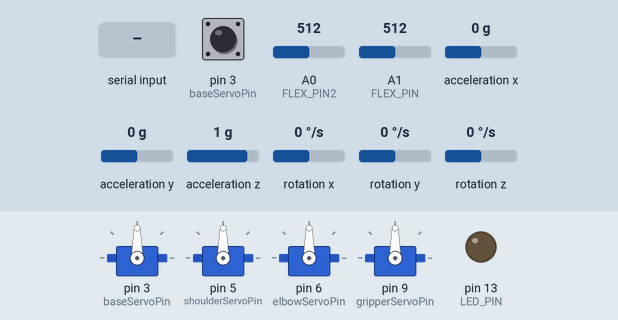
Recording of a sketch running on a simulated Arduino Leonardo, built with avr-gcc and run on an emulated ATmega32U4. Parts: 4 × servo, output pins drawn as LEDs (lit = HIGH). Dashed ring = blinking. The test bench sets the inputs (shaded band); at power-on: acceleration x 0 g, A0 (FLEX_PIN2) = 512, A1 (FLEX_PIN) = 512, acceleration y 0 g, acceleration z 1 g, pin 3 (baseServoPin) HIGH, rotation x 0 °/s, rotation y 0 °/s, rotation z 0 °/s. The sensor or clock chip raises its interrupt line as the real part does; what the sketch prints to the serial monitor is not drawn.

Above: at 0.8 s.
0.9 s: "1\n" received over Serial
At 2.3 s:
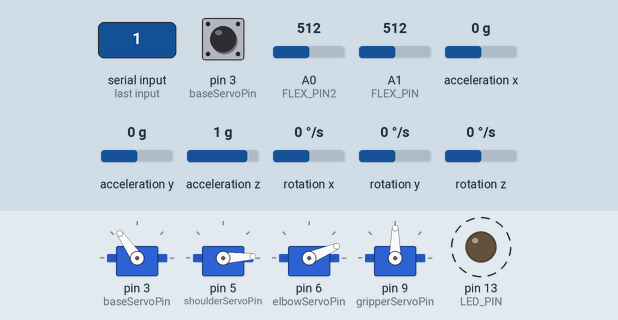
3.2 s: acceleration x set to -1.4 g
At 4.1 s:
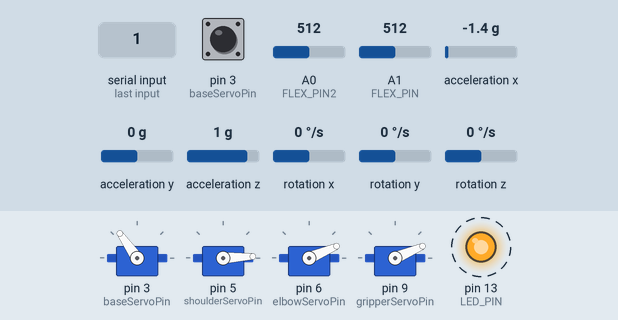
4.7 s: A0 (FLEX_PIN2) set to 992
At 5.1 s:
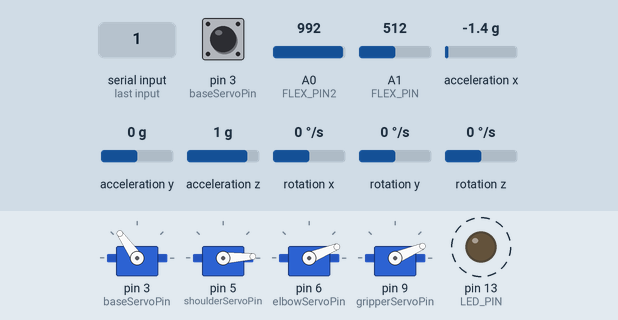
7.7 s: A1 (FLEX_PIN) set to 30
At 8.1 s:
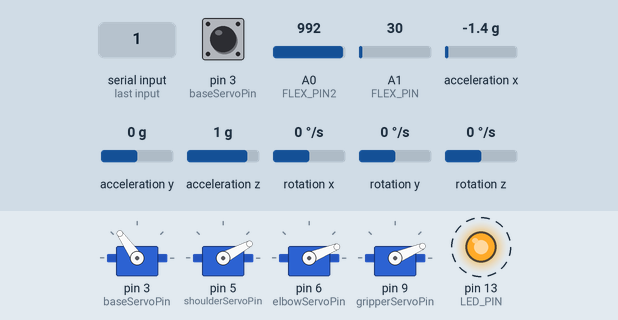
10.7 s: acceleration y set to -1.4 g
At 11.2 s:
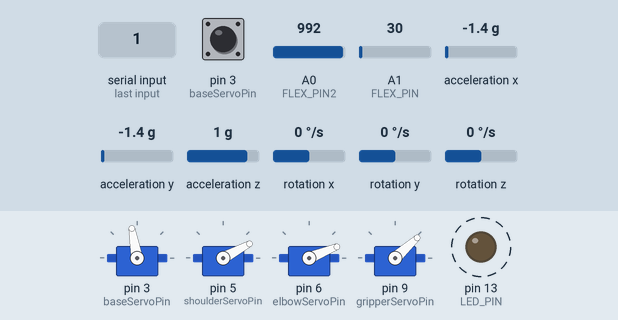
13.7 s: acceleration z set to -1.4 g
At 14.6 s:
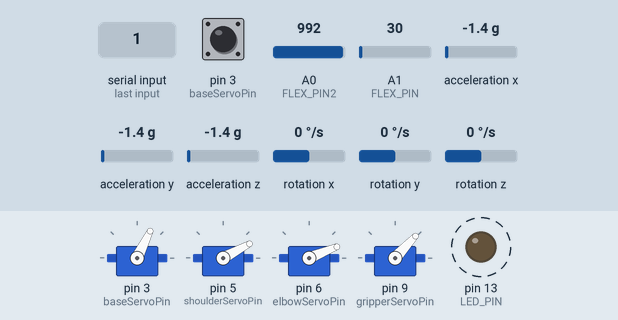
Timing chart, 0 to 17.7 s (numbered marks = the images above; inputs shaded):
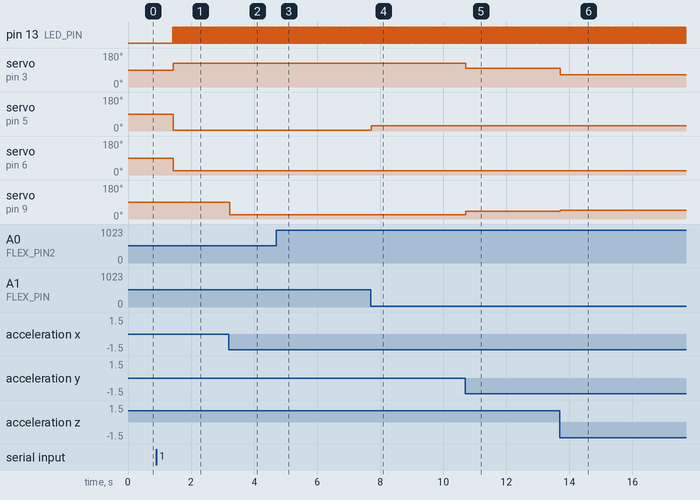

Measured:
- after the input at 0.9 s, pin 13 (LED_PIN): alternates HIGH for 0.02 s and LOW for 0.02 s, starting after 0.52 s; servo on pin 3 (baseServoPin): 90° → 125° after 0.54 s; servo on pin 5 (shoulderServoPin): 90° → 3° after 0.54 s; servo on pin 6 (elbowServoPin): 90° → 23° after 0.54 s
- after the input at 3.2 s, servo on pin 9 (gripperServoPin): 90° → 23° at once
- after the input at 4.7 s, servo on pin 6 (elbowServoPin): 23° → 22° at once
- after the input at 7.7 s, servo on pin 5 (shoulderServoPin): 3° → 28° at once
- after the input at 10.7 s, servo on pin 3 (baseServoPin): 125° → 100° at once; servo on pin 9 (gripperServoPin): 23° → 42° at once
- after the input at 13.7 s, servo on pin 3 (baseServoPin): 100° → 64° at once; servo on pin 9 (gripperServoPin): 42° → 47° at once

The sketch:

gyro_3719.ino
```cpp
// I2C device class (I2Cdev) demonstration Arduino sketch for MPU6050 class using DMP (MotionApps v2.0)
// 6/21/2012 by Jeff Rowberg <jeff@rowberg.net>
// Updates should (hopefully) always be available at https://github.com/jrowberg/i2cdevlib
//
// Changelog:
//      2013-05-08 - added seamless Fastwire support
//                 - added note about gyro calibration
//      2012-06-21 - added note about Arduino 1.0.1 + Leonardo compatibility error
//      2012-06-20 - improved FIFO overflow handling and simplified read process
//      2012-06-19 - completely rearranged DMP initialization code and simplification
//      2012-06-13 - pull gyro and accel data from FIFO packet instead of reading directly
//      2012-06-09 - fix broken FIFO read sequence and change interrupt detection to RISING
//      2012-06-05 - add gravity-compensated initial reference frame acceleration output
//                 - add 3D math helper file to DMP6 example sketch
//                 - add Euler output and Yaw/Pitch/Roll output formats
//      2012-06-04 - remove accel offset clearing for better results (thanks Sungon Lee)
//      2012-06-01 - fixed gyro sensitivity to be 2000 deg/sec instead of 250
//      2012-05-30 - basic DMP initialization working

/* ============================================
I2Cdev device library code is placed under the MIT license
Copyright (c) 2012 Jeff Rowberg

Permission is hereby granted, free of charge, to any person obtaining a copy
of this software and associated documentation files (the "Software"), to deal
in the Software without restriction, including without limitation the rights
to use, copy, modify, merge, publish, distribute, sublicense, and/or sell
copies of the Software, and to permit persons to whom the Software is
furnished to do so, subject to the following conditions:

The above copyright notice and this permission notice shall be included in
all copies or substantial portions of the Software.

THE SOFTWARE IS PROVIDED "AS IS", WITHOUT WARRANTY OF ANY KIND, EXPRESS OR
IMPLIED, INCLUDING BUT NOT LIMITED TO THE WARRANTIES OF MERCHANTABILITY,
FITNESS FOR A PARTICULAR PURPOSE AND NONINFRINGEMENT. IN NO EVENT SHALL THE
AUTHORS OR COPYRIGHT HOLDERS BE LIABLE FOR ANY CLAIM, DAMAGES OR OTHER
LIABILITY, WHETHER IN AN ACTION OF CONTRACT, TORT OR OTHERWISE, ARISING FROM,
OUT OF OR IN CONNECTION WITH THE SOFTWARE OR THE USE OR OTHER DEALINGS IN
THE SOFTWARE.
===============================================
*/

//for the robotic arm implementation
#include <Servo.h>

// I2Cdev and MPU6050 must be installed as libraries, or else the .cpp/.h files
// for both classes must be in the include path of your project
#include "I2Cdev.h"

#include "MPU6050_6Axis_MotionApps20.h"
//#include "MPU6050.h" // not necessary if using MotionApps include file

// Arduino Wire library is required if I2Cdev I2CDEV_ARDUINO_WIRE implementation
// is used in I2Cdev.h
#if I2CDEV_IMPLEMENTATION == I2CDEV_ARDUINO_WIRE
    #include "Wire.h"
#endif

// class default I2C address is 0x68
// specific I2C addresses may be passed as a parameter here
// AD0 low = 0x68 (default for SparkFun breakout and InvenSense evaluation board)
// AD0 high = 0x69
MPU6050 mpu;
//MPU6050 mpu(0x69); // <-- use for AD0 high

/* =========================================================================
   NOTE: In addition to connection 3.3v, GND, SDA, and SCL, this sketch
   depends on the MPU-6050's INT pin being connected to the Arduino's
   external interrupt #0 pin. On the Arduino Uno and Mega 2560, this is
   digital I/O pin 2.
 * ========================================================================= */

/* =========================================================================
   NOTE: Arduino v1.0.1 with the Leonardo board generates a compile error
   when using Serial.write(buf, len). The Teapot output uses this method.
   The solution requires a modification to the Arduino USBAPI.h file, which
   is fortunately simple, but annoying. This will be fixed in the next IDE
   release. For more info, see these links:

   http://arduino.cc/forum/index.php/topic,109987.0.html
   http://code.google.com/p/arduino/issues/detail?id=958
 * ========================================================================= */


// uncomment "OUTPUT_READABLE_YAWPITCHROLL" if you want to see the yaw/
// pitch/roll angles (in degrees) calculated from the quaternions coming
// from the FIFO. Note this also requires gravity vector calculations.
// Also note that yaw/pitch/roll angles suffer from gimbal lock (for
// more info, see: http://en.wikipedia.org/wiki/Gimbal_lock)
#define OUTPUT_READABLE_YAWPITCHROLL


#define LED_PIN 13 // (Arduino is 13, Teensy is 11, Teensy++ is 6)
bool blinkState = false;

// MPU control/status vars
bool dmpReady = false;  // set true if DMP init was successful
uint8_t mpuIntStatus;   // holds actual interrupt status byte from MPU
uint8_t devStatus;      // return status after each device operation (0 = success, !0 = error)
uint16_t packetSize;    // expected DMP packet size (default is 42 bytes)
uint16_t fifoCount;     // count of all bytes currently in FIFO
uint8_t fifoBuffer[64]; // FIFO storage buffer

// orientation/motion vars
Quaternion q;           // [w, x, y, z]         quaternion container
VectorInt16 aa;         // [x, y, z]            accel sensor measurements
VectorInt16 aaReal;     // [x, y, z]            gravity-free accel sensor measurements
VectorInt16 aaWorld;    // [x, y, z]            world-frame accel sensor measurements
VectorFloat gravity;    // [x, y, z]            gravity vector
float euler[3];         // [psi, theta, phi]    Euler angle container
float ypr[3];           // [yaw, pitch, roll]   yaw/pitch/roll container and gravity vector

// packet structure for InvenSense teapot demo
uint8_t teapotPacket[14] = { '$', 0x02, 0,0, 0,0, 0,0, 0,0, 0x00, 0x00, '\r', '\n' };

//servo initializations here

#define baseServoPin 3
#define shoulderServoPin 5
#define elbowServoPin 6
#define gripperServoPin 9
#define FLEX_PIN A1
#define FLEX_PIN2 A0

// Initializes all of the needed servo motors
Servo baseServo;
Servo shoulderServo;
Servo elbowServo;
Servo gripperServo;

int roll;
int pitch;

int baseVal;
int shoulderVal;
int elbowVal;
int gripperVal;

// Measure the voltage at 5V and the actual resistance of your
// 47k resistor, and enter them below:
const float VCC = 4.98; // Measured voltage of Ardunio 5V line
const float R_DIV = 330.0; // Measured resistance of 3.3k resistor

// Upload the code, then try to adjust these values to more
// accurately calculate bend degree.
const float STRAIGHT_RESISTANCE = 12000.0; // resistance when straight
const float BEND_RESISTANCE = 50000.0; // resistance at 90 deg


// ================================================================
// ===               INTERRUPT DETECTION ROUTINE                ===
// ================================================================

volatile bool mpuInterrupt = false;     // indicates whether MPU interrupt pin has gone high
void dmpDataReady() {
    mpuInterrupt = true;
}


// ================================================================
// ===                      INITIAL SETUP                       ===
// ================================================================

void setup() {

    //SET UP FOR FLEXORS
    pinMode(FLEX_PIN, INPUT);
    pinMode(FLEX_PIN2, INPUT);


    // Declared the pin attachments of all servo motors
    baseServo.attach(baseServoPin);
    shoulderServo.attach(shoulderServoPin);
    elbowServo.attach(elbowServoPin);
    gripperServo.attach(gripperServoPin);


    // join I2C bus (I2Cdev library doesn't do this automatically)
    #if I2CDEV_IMPLEMENTATION == I2CDEV_ARDUINO_WIRE
        Wire.begin();
        TWBR = 24; // 400kHz I2C clock (200kHz if CPU is 8MHz)
    #elif I2CDEV_IMPLEMENTATION == I2CDEV_BUILTIN_FASTWIRE
        Fastwire::setup(200, true);
    #endif

    // initialize serial communication
    // (115200 chosen because it is required for Teapot Demo output, but it's
    // really up to you depending on your project)
    Serial.begin(9600);
    while (!Serial); // wait for Leonardo enumeration, others continue immediately

    // NOTE: 8MHz or slower host processors, like the Teensy @ 3.3v or Ardunio
    // Pro Mini running at 3.3v, cannot handle this baud rate reliably due to
    // the baud timing being too misaligned with processor ticks. You must use
    // 38400 or slower in these cases, or use some kind of external separate
    // crystal solution for the UART timer.

    // initialize device
    Serial.println(F("Initializing I2C devices..."));
    mpu.initialize();

    // verify connection
    Serial.println(F("Testing device connections..."));
    Serial.println(mpu.testConnection() ? F("MPU6050 connection successful") : F("MPU6050 connection failed"));

    // wait for ready
    Serial.println(F("\nSend any character to begin DMP programming and demo: "));
    while (Serial.available() && Serial.read()); // empty buffer
    while (!Serial.available());                 // wait for data
    while (Serial.available() && Serial.read()); // empty buffer again

    // load and configure the DMP
    Serial.println(F("Initializing DMP..."));
    devStatus = mpu.dmpInitialize();

    // supply your own gyro offsets here, scaled for min sensitivity
    mpu.setXGyroOffset(220);
    mpu.setYGyroOffset(76);
    mpu.setZGyroOffset(-85);
    mpu.setZAccelOffset(1788); // 1688 factory default for my test chip

    // make sure it worked (returns 0 if so)
    if (devStatus == 0) {
        // turn on the DMP, now that it's ready
        Serial.println(F("Enabling DMP..."));
        mpu.setDMPEnabled(true);

        // enable Arduino interrupt detection
        Serial.println(F("Enabling interrupt detection (Arduino external interrupt 0)..."));
        attachInterrupt(0, dmpDataReady, RISING);
        mpuIntStatus = mpu.getIntStatus();

        // set our DMP Ready flag so the main loop() function knows it's okay to use it
        Serial.println(F("DMP ready! Waiting for first interrupt..."));
        dmpReady = true;

        // get expected DMP packet size for later comparison
        packetSize = mpu.dmpGetFIFOPacketSize();
    } else {
        // ERROR!
        // 1 = initial memory load failed
        // 2 = DMP configuration updates failed
        // (if it's going to break, usually the code will be 1)
        Serial.print(F("DMP Initialization failed (code "));
        Serial.print(devStatus);
        Serial.println(F(")"));
    }

    // configure LED for output
    pinMode(LED_PIN, OUTPUT);
}


// ================================================================
// ===                    MAIN PROGRAM LOOP                     ===
// ================================================================

void loop() {
    // if programming failed, don't try to do anything
    if (!dmpReady) return;

    // wait for MPU interrupt or extra packet(s) available
    while (!mpuInterrupt && fifoCount < packetSize) {
        // other program behavior stuff here
        // .
        // .
        // .
        // if you are really paranoid you can frequently test in between other
        // stuff to see if mpuInterrupt is true, and if so, "break;" from the
        // while() loop to immediately process the MPU data
        // .
        // .
        // .
    }

    // reset interrupt flag and get INT_STATUS byte
    mpuInterrupt = false;
    mpuIntStatus = mpu.getIntStatus();

    // get current FIFO count
    fifoCount = mpu.getFIFOCount();

    // check for overflow (this should never happen unless our code is too inefficient)
    if ((mpuIntStatus & 0x10) || fifoCount == 1024) {
        // reset so we can continue cleanly
        mpu.resetFIFO();
        Serial.println(F("FIFO overflow!"));

    // otherwise, check for DMP data ready interrupt (this should happen frequently)
    } else if (mpuIntStatus & 0x02) {
        // wait for correct available data length, should be a VERY short wait
        while (fifoCount < packetSize) fifoCount = mpu.getFIFOCount();

        // read a packet from FIFO
        mpu.getFIFOBytes(fifoBuffer, packetSize);

        // track FIFO count here in case there is > 1 packet available
        // (this lets us immediately read more without waiting for an interrupt)
        fifoCount -= packetSize;

/*
 * YOU NEED THIS FOR YPR READ OUTS @SANDEEP
 */
        #ifdef OUTPUT_READABLE_YAWPITCHROLL
            // display Euler angles in degrees
            mpu.dmpGetQuaternion(&q, fifoBuffer);
            mpu.dmpGetGravity(&gravity, &q);
            mpu.dmpGetYawPitchRoll(ypr, &q, &gravity);
            Serial.print("ypr\t");
            Serial.print(ypr[0] * 180/M_PI);
            Serial.print("\t");
            pitch = ypr[1] * 180/M_PI;
            Serial.print(pitch);
            Serial.print("\t");
            roll = ypr[2] * 180/M_PI;
            Serial.println(roll);

        #endif
        // blink LED to indicate activity
        blinkState = !blinkState;
        digitalWrite(LED_PIN, blinkState);

    baseVal = map(roll, -77, 76, 90, 160);

    gripperVal = map(pitch, -69, 56, 5, 160);
    gripperServo.write(gripperVal); // Set servo position according to scaled value
    Serial.println("GRIPPER VAL: ");
    Serial.println(gripperVal);

    //Serial.println("\n");
    //Serial.println("MAPPED VALUE: ");
    //Serial.println(baseVal);
    baseServo.write(baseVal); // Set servo position according to scaled value
    Serial.println("BASE VAL: ");
    Serial.println(baseVal);

    //flexors here
    // Read the ADC, and calculate voltage and resistance from it
    int flexADC = analogRead(FLEX_PIN);
    float flexV = flexADC * VCC / 1023.0;
    float flexR = R_DIV * (VCC / flexV - 1.0);

    //Flexor 2
    int flexADC2 = analogRead(FLEX_PIN2);
    float flexV2 = flexADC2 * VCC / 1023.0;
    float flexR2 = R_DIV * (VCC / flexV2 - 1.0);

    //Serial.println("SHOULDER Resistance: " + String(flexR) + " ohms");
    Serial.println("ELBOW Resistance: " + String(flexR2) + " ohms");

    // Use the calculated resistance to estimate the sensor's
    // bend angle:
    float angle = map(flexR, STRAIGHT_RESISTANCE, BEND_RESISTANCE,
                   30, 120.0);
    float angle2 = map(flexR2, STRAIGHT_RESISTANCE, BEND_RESISTANCE,
                   50, 140.0);

    Serial.println("SHOULDER Bend: " + String(angle) + " degrees");
    Serial.println();
    Serial.println("ELBOW Bend: " + String(angle2) + " degrees");

    shoulderServo.write(angle);
    elbowServo.write(angle2);
    }


/*
    shoulderVal = map(analogRead(shoulderPot), 260, 1023, 0, 175);
    shoulderServo.write(shoulderPotVal);

    elbowPotVal = map(analogRead(elbowPot), 0, 1023, 5, 175);
    elbowServo.write(elbowPotVal);

    gripperPotVal = map(analogRead(gripperPot), 0, 1023, 0, 180);
    gripperServo.write(gripperPotVal);

    */


}
```
